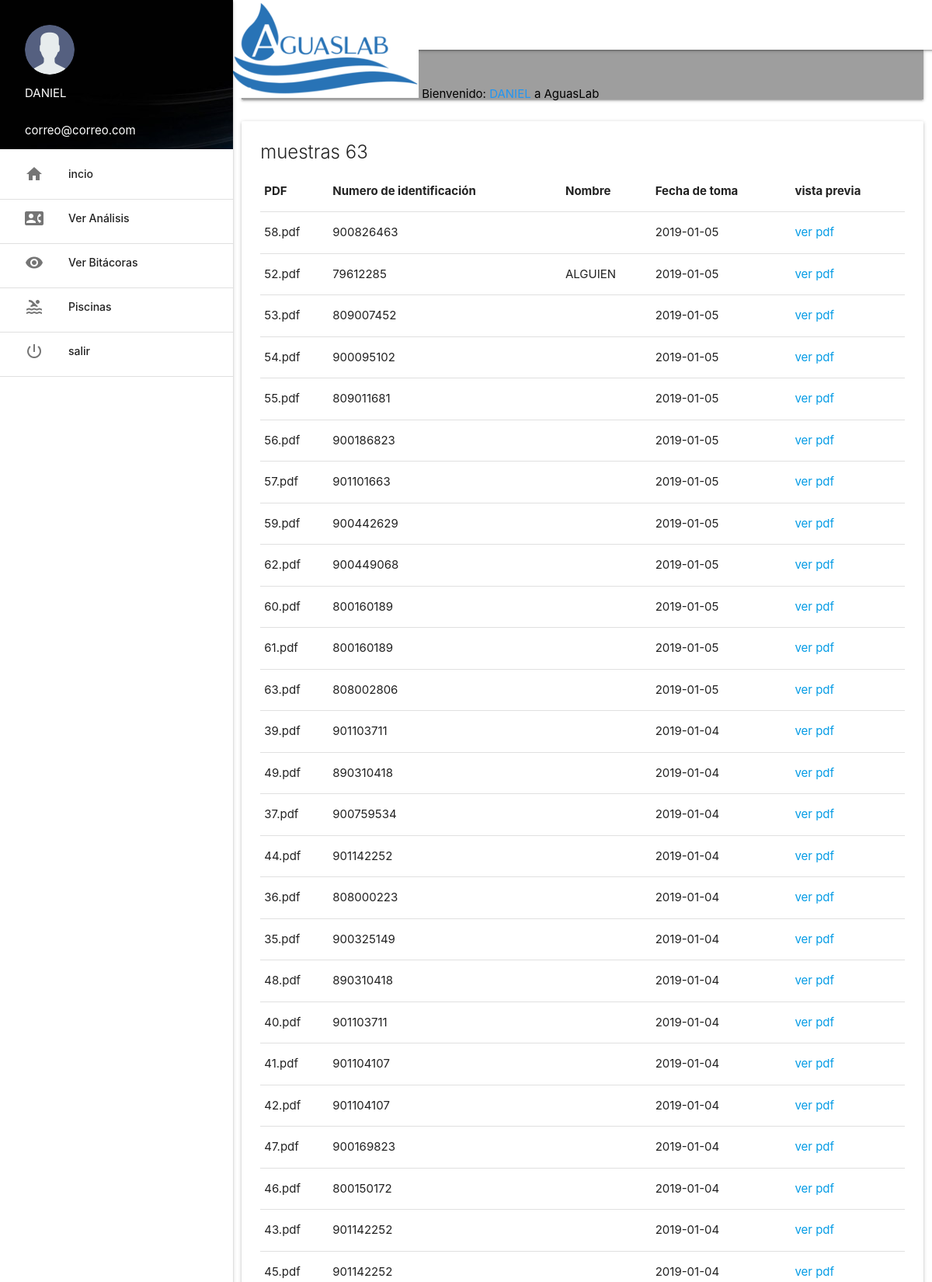
Page /aguaslab/plataforma/analisis/index.php (signed in, upper part) on the committed database.
### tables this page shows
CREATE TABLE `muestras` (
  `pdf` varchar(255) NOT NULL,
  `nit` varchar(15) DEFAULT NULL,
  `ftoma` date DEFAULT NULL,
  `fechaHoraSubida` timestamp NULL DEFAULT CURRENT_TIMESTAMP
);

CREATE TABLE `usuario` (
  `id` int(3) NOT NULL,
  `nick` varchar(15) NOT NULL,
  `pass` varchar(100) NOT NULL,
  `nombre` varchar(100) NOT NULL,
  `correo` varchar(100) NOT NULL,
  `nivel` varchar(20) NOT NULL,
  `bloqueo` int(1) NOT NULL,
  `foto` varchar(50) NOT NULL
);

### aguaslab/plataforma/analisis/index.php (the view)
<?php include('../extend/header.php');
include('../extend/permiso.php'); ?>
<div class="row">
	<div class="col s12">
		<nav class="grey">
			<div class="nav-wrapper">
				<div class="input-field">
					<input type="search" id="buscar">
					<label for="buscar"><i class="material-icons">search</i></label>
					<i class="material-icons">close</i>
				</div>
			</div>
		</nav>
	</div>
</div>
<?php
$sel = $con->query("SELECT pdf, nit, ftoma,usuario.nombre FROM usuario RIGHT JOIN muestras ON usuario.nick = muestras.nit ORDER BY ftoma DESC");
$row = mysqli_num_rows($sel);
 ?>
<div class="row">
	<div class="col s12">
		<div class="card">
			<div class="card-content">
				<span class="card-title">muestras <?php echo $row; ?></span>
				<table>
					<thead>
						<tr class="cabecera">
							<th>PDF</th>
							<th>Numero de identificación</th>
							<th>Nombre</th>
							<th>Fecha de toma</th>
							<th>vista previa</th>
						</tr>
					</thead>
					<?php while($f = $sel->fetch_assoc()){ ?>
						<tr>
							<td><?php echo $f['pdf']; ?></td>
							<td><?php echo $f['nit']; ?></td>
							<td><?php echo $f['nombre']; ?></td>
							<td><?php echo $f['ftoma']; ?></td>
							<td><a target="_blank" href="../muestras/<?php echo $f['pdf'];?>">ver pdf</a></td>
						</tr>
					<?php } ?>
				</table>
			</div>
		</div>
	</div>
</div>
<?php include('../extend/scripts.php') ?>

### rows in the picture
muestras: pdf "58.pdf", nit "900826463", ftoma "2019-01-05"
usuario: muestras.pdf "52.pdf", muestras.nit "79612285", nombre "ALGUIEN", muestras.ftoma "2019-01-05"
muestras: pdf "53.pdf", nit "809007452", ftoma "2019-01-05"
muestras: pdf "54.pdf", nit "900095102", ftoma "2019-01-05"
muestras: pdf "55.pdf", nit "809011681", ftoma "2019-01-05"
muestras: pdf "56.pdf", nit "900186823", ftoma "2019-01-05"
muestras: pdf "57.pdf", nit "901101663", ftoma "2019-01-05"
muestras: pdf "59.pdf", nit "900442629", ftoma "2019-01-05"
muestras: pdf "62.pdf", nit "900449068", ftoma "2019-01-05"
muestras: pdf "60.pdf", nit "800160189", ftoma "2019-01-05"
muestras: pdf "61.pdf", nit "800160189", ftoma "2019-01-05"
muestras: pdf "63.pdf", nit "808002806", ftoma "2019-01-05"
muestras: pdf "39.pdf", nit "901103711", ftoma "2019-01-04"
muestras: pdf "49.pdf", nit "890310418", ftoma "2019-01-04"
muestras: pdf "37.pdf", nit "900759534", ftoma "2019-01-04"
muestras: pdf "44.pdf", nit "901142252", ftoma "2019-01-04"
muestras: pdf "36.pdf", nit "808000223", ftoma "2019-01-04"
muestras: pdf "35.pdf", nit "900325149", ftoma "2019-01-04"
muestras: pdf "48.pdf", nit "890310418", ftoma "2019-01-04"
muestras: pdf "40.pdf", nit "901103711", ftoma "2019-01-04"
muestras: pdf "41.pdf", nit "901104107", ftoma "2019-01-04"
muestras: pdf "42.pdf", nit "901104107", ftoma "2019-01-04"
muestras: pdf "47.pdf", nit "900169823", ftoma "2019-01-04"
muestras: pdf "46.pdf", nit "800150172", ftoma "2019-01-04"
muestras: pdf "43.pdf", nit "901142252", ftoma "2019-01-04"
muestras: pdf "45.pdf", nit "901142252", ftoma "2019-01-04"

### other values in the picture
$_SESSION['nombre'] "DANIEL"
$_SESSION['correo'] "correo@correo.com"
$row "63"
